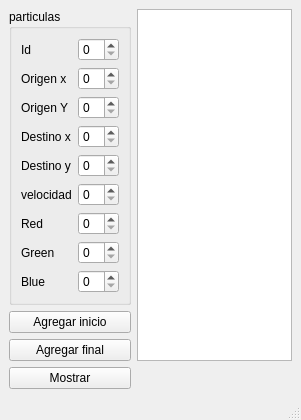
<?xml version="1.0" encoding="UTF-8"?>
<ui version="4.0">
 <class>MainWindow</class>
 <widget class="QMainWindow" name="MainWindow">
  <property name="geometry">
   <rect>
    <x>0</x>
    <y>0</y>
    <width>301</width>
    <height>407</height>
   </rect>
  </property>
  <property name="windowTitle">
   <string>MainWindow</string>
  </property>
  <widget class="QWidget" name="centralwidget">
   <layout class="QGridLayout" name="gridLayout_2">
    <item row="3" column="0">
     <widget class="QPushButton" name="Mostrar_pushButton">
      <property name="text">
       <string>Mostrar</string>
      </property>
     </widget>
    </item>
    <item row="1" column="0">
     <widget class="QPushButton" name="Agregar_inicio_pushButton">
      <property name="text">
       <string>Agregar inicio</string>
      </property>
     </widget>
    </item>
    <item row="2" column="0">
     <widget class="QPushButton" name="Agregar_final_pushButton">
      <property name="text">
       <string>Agregar final</string>
      </property>
     </widget>
    </item>
    <item row="0" column="0">
     <widget class="QGroupBox" name="groupBox">
      <property name="title">
       <string>particulas</string>
      </property>
      <layout class="QGridLayout" name="gridLayout">
       <item row="0" column="0">
        <widget class="QLabel" name="label_7">
         <property name="text">
          <string>Id</string>
         </property>
        </widget>
       </item>
       <item row="3" column="0">
        <widget class="QLabel" name="label">
         <property name="text">
          <string>Destino x</string>
         </property>
        </widget>
       </item>
       <item row="5" column="0">
        <widget class="QLabel" name="label_2">
         <property name="text">
          <string>Destino y</string>
         </property>
        </widget>
       </item>
       <item row="5" column="1">
        <widget class="QSpinBox" name="Destino_y_spinBox"/>
       </item>
       <item row="9" column="1">
        <widget class="QSpinBox" name="Blue_spinBox"/>
       </item>
       <item row="8" column="1">
        <widget class="QSpinBox" name="Green_spinBox"/>
       </item>
       <item row="8" column="0">
        <widget class="QLabel" name="label_5">
         <property name="text">
          <string>Green</string>
         </property>
        </widget>
       </item>
       <item row="7" column="0">
        <widget class="QLabel" name="label_4">
         <property name="text">
          <string>Red</string>
         </property>
        </widget>
       </item>
       <item row="3" column="1">
        <widget class="QSpinBox" name="Destino_x_spinBox"/>
       </item>
       <item row="6" column="0">
        <widget class="QLabel" name="label_3">
         <property name="text">
          <string>velocidad</string>
         </property>
        </widget>
       </item>
       <item row="6" column="1">
        <widget class="QSpinBox" name="Velocidad_spinBox"/>
       </item>
       <item row="7" column="1">
        <widget class="QSpinBox" name="Red_spinBox"/>
       </item>
       <item row="9" column="0">
        <widget class="QLabel" name="label_6">
         <property name="text">
          <string>Blue</string>
         </property>
        </widget>
       </item>
       <item row="1" column="0">
        <widget class="QLabel" name="label_8">
         <property name="text">
          <string>Origen x</string>
         </property>
        </widget>
       </item>
       <item row="2" column="0">
        <widget class="QLabel" name="label_9">
         <property name="text">
          <string>Origen Y</string>
         </property>
        </widget>
       </item>
       <item row="0" column="1">
        <widget class="QSpinBox" name="Id_spinBox"/>
       </item>
       <item row="1" column="1">
        <widget class="QSpinBox" name="Origen_x_spinBox"/>
       </item>
       <item row="2" column="1">
        <widget class="QSpinBox" name="Origen_y_spinBox"/>
       </item>
      </layout>
     </widget>
    </item>
    <item row="0" column="1" rowspan="3">
     <widget class="QPlainTextEdit" name="salida"/>
    </item>
   </layout>
  </widget>
  <widget class="QMenuBar" name="menubar">
   <property name="geometry">
    <rect>
     <x>0</x>
     <y>0</y>
     <width>301</width>
     <height>21</height>
    </rect>
   </property>
  </widget>
  <widget class="QStatusBar" name="statusbar"/>
 </widget>
 <resources/>
 <connections/>
</ui>
